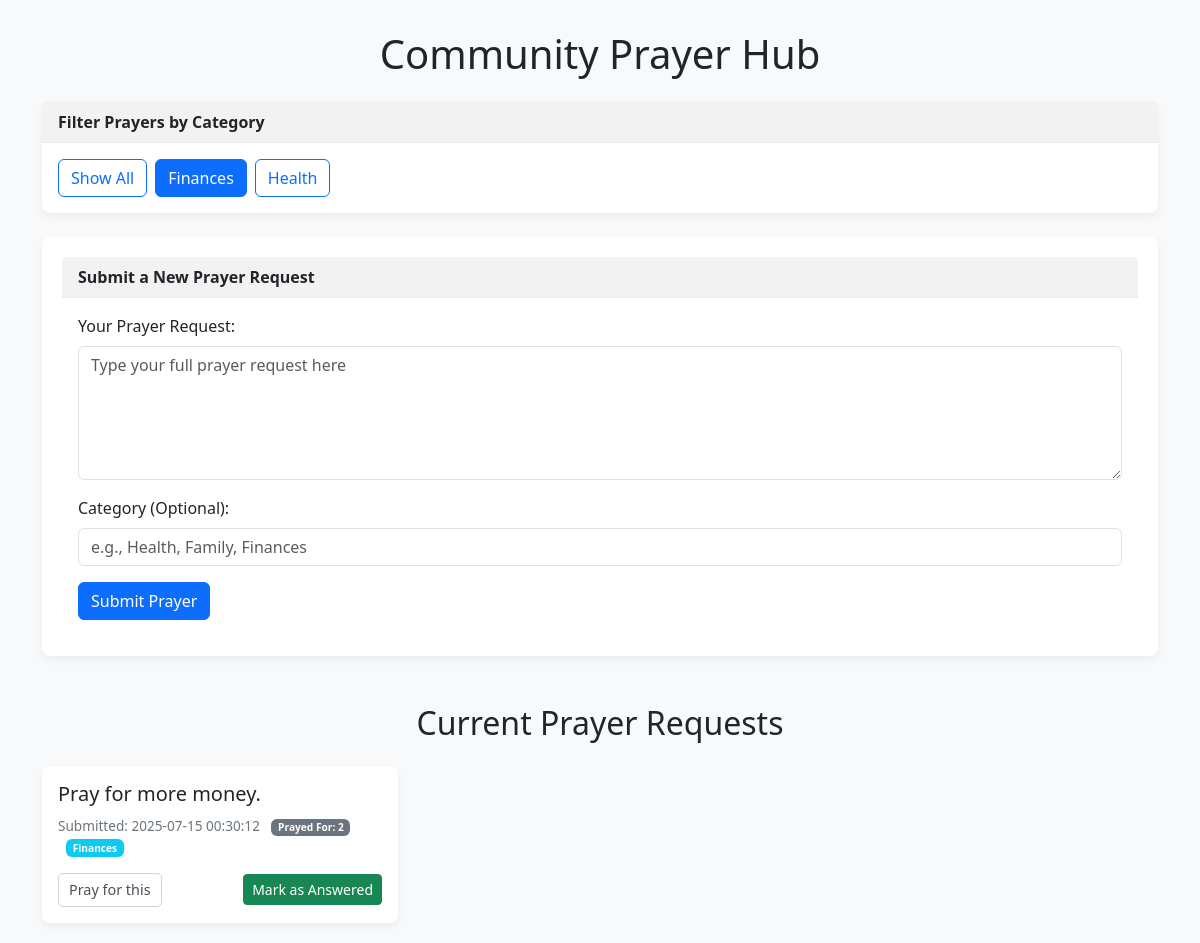
/?category=Finances, run on the app's committed database.
### tables this page shows
CREATE TABLE requests (
            id INTEGER PRIMARY KEY AUTOINCREMENT,
            request_text TEXT NOT NULL,
            timestamp DATETIME DEFAULT CURRENT_TIMESTAMP,
            prayed_for_count INTEGER DEFAULT 0,
            category TEXT,
            is_answered INTEGER DEFAULT 0 -- NEW COLUMN ADDED HERE (0=False, 1=True)
        );

### app.py (the view)
@app.route('/')
def home():
    selected_category = request.args.get('category')
    conn = get_db_connection()
    if selected_category:
        db_requests = conn.execute(
            'SELECT id, request_text, timestamp, prayed_for_count, category, is_answered FROM requests WHERE category = ? ORDER BY timestamp DESC',
            (selected_category,)
        ).fetchall()
    else:
        db_requests = conn.execute(
            'SELECT id, request_text, timestamp, prayed_for_count, category, is_answered FROM requests ORDER BY timestamp DESC'
        ).fetchall()
    unique_categories = conn.execute('SELECT DISTINCT category FROM requests WHERE category IS NOT NULL AND category != "" ORDER BY category').fetchall()
    conn.close()
    return render_template('home.html',
                           requests=db_requests,
                           selected_category=selected_category,
                           unique_categories=unique_categories)

### app.py (called while the page is built)
def get_db_connection():
    conn = sqlite3.connect(DATABASE)
    conn.row_factory = sqlite3.Row # This makes rows behave like dictionaries, allowing access by column name
    return conn

### templates/home.html (shortened to what this page needs)
<!DOCTYPE html>
<html lang="en">
<head>
    <link href="https://cdn.jsdelivr.net/npm/bootstrap@5.3.3/dist/css/bootstrap.min.css" rel="stylesheet">
</head>
<body>
    <div class="container">
        <h1 class="my-4 text-center">Community Prayer Hub</h1>
        <div class="card mb-4">
            <div class="card-header">Filter Prayers by Category</div>
            <div class="card-body">
                <div class="d-flex flex-wrap gap-2">
                    <a href="{{ url_for('home') }}" class="btn {% if not selected_category %}btn-primary{% else %}btn-outline-primary{% endif %}">Show All</a>
                    {% for category_row in unique_categories %}
                        {% set category_name = category_row.category %}
                        <a href="{{ url_for('home', category=category_name) }}"
                           class="btn {% if selected_category == category_name %}btn-primary{% else %}btn-outline-primary{% endif %}">
                           {{ category_name }}
                        </a>
                    {% endfor %}
                </div>
            </div>
        </div>
        <div class="card form-card mb-5">
            <div class="card-header">
                Submit a New Prayer Request
            </div>
            <div class="card-body">
                <form action="/submit_request" method="POST">
                    <div class="mb-3">
                        <label for="request_text" class="form-label">Your Prayer Request:</label>
                        <textarea class="form-control" id="request_text" name="request_text" rows="5" required placeholder="Type your full prayer request here"></textarea>
                    </div>
                    <div class="mb-3">
                        <label for="category" class="form-label">Category (Optional):</label>
                        <input type="text" class="form-control" id="category" name="category" placeholder="e.g., Health, Family, Finances">
                    </div>
                    <button type="submit" class="btn btn-primary">Submit Prayer</button>
                </form>
            </div>
        </div>
        <h2 class="mb-4 text-center">Current Prayer Requests</h2>
        <div class="row">
            {% if requests %}
                {% for request in requests %}
                    <div class="col-md-6 col-lg-4">
                        <div class="card prayer-item-card">
                            <div class="card-body">
                                <h5 class="card-title">{{ request.request_text }}</h5>
                                <div class="prayer-meta">
                                    Submitted: {{ request.timestamp }}
                                    <span class="badge bg-secondary ms-2">Prayed For: {{ request.prayed_for_count }}</span>
                                    {% if request.category %}
                                        <span class="badge bg-info ms-2">{{ request.category }}</span>
                                    {% endif %}
                                </div>
                                <div class="d-flex justify-content-between align-items-center mt-3">
                                    <form action="{{ url_for('increment_pray_count', request_id=request.id) }}" method="POST" class="me-2">
                                        <button type="submit" class="btn btn-light-outline">Pray for this</button>
                                    </form>
                                    {% if not request.is_answered %}
                                        <form action="{{ url_for('mark_as_answered', request_id=request.id) }}" method="POST">
                                            <button type="submit" class="btn btn-success btn-sm">Mark as Answered</button>
                                        </form>
                                    {% else %}
                                        <small class="text-muted">Prayer answered.</small>
                                    {% endif %}
                                </div>
                            </div>
                        </div>
                    </div>
                {% endfor %}
            {% else %}
                <p class="text-center">No prayer requests submitted yet. Be the first!</p>
            {% endif %}
        </div>
    </div>
</body>
</html>

### templates/home.html (style rules this page uses)
body { background-color: #f8f9fa; }
.container { margin-top: 30px; }
.card { margin-bottom: 20px; border: none; border-radius: 8px; box-shadow: 0 4px 8px rgba(0,0,0,.05); }
.card-header { background-color: #f2f2f2; border-bottom: 1px solid #e9ecef; font-weight: bold; }
.form-card { background-color: #ffffff; padding: 20px; }
.prayer-item-card .card-body { position: relative; }
.prayer-meta { font-size: 0.85em; color: #6c757d; margin-top: 10px; }
.prayer-meta .badge { margin-left: 5px; }
.btn-light-outline { border: 1px solid #ced4da; color: #495057; background-color: #fff; padding: 5px 10px; border-radius: 5px; font-size: 0.9em; }
.prayer-item-card .card-title { margin-bottom: 0.5rem; }

### data on the page
requests: request_text "Pray for more money.", timestamp "2025-07-15 00:30:12", prayed_for_count "2", category "Finances"

### other printed values
{{ category_name }} "Finances" "Health"
